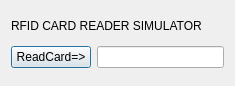
<?xml version="1.0" encoding="UTF-8"?>
<ui version="4.0">
 <class>cardReader</class>
 <widget class="QDialog" name="cardReader">
  <property name="geometry">
   <rect>
    <x>0</x>
    <y>0</y>
    <width>235</width>
    <height>86</height>
   </rect>
  </property>
  <property name="windowTitle">
   <string>Dialog</string>
  </property>
  <layout class="QHBoxLayout" name="horizontalLayout">
   <item>
    <layout class="QVBoxLayout" name="verticalLayout">
     <item>
      <widget class="QLabel" name="label">
       <property name="text">
        <string>RFID CARD READER SIMULATOR</string>
       </property>
      </widget>
     </item>
     <item>
      <layout class="QFormLayout" name="formLayout">
       <item row="0" column="0">
        <widget class="QPushButton" name="pushButton">
         <property name="text">
          <string>ReadCard=&gt;</string>
         </property>
        </widget>
       </item>
       <item row="0" column="1">
        <widget class="QLineEdit" name="lineEdit"/>
       </item>
      </layout>
     </item>
    </layout>
   </item>
  </layout>
 </widget>
 <resources/>
 <connections/>
</ui>
